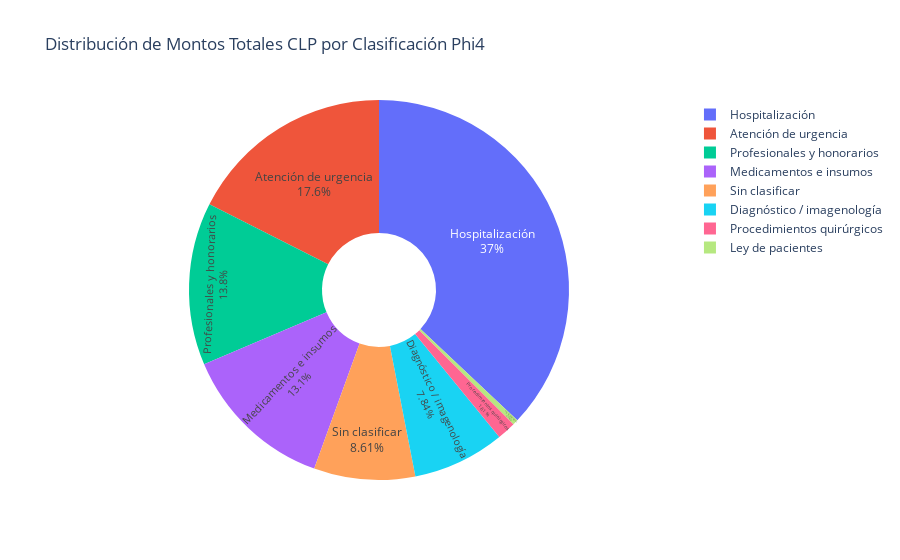

The notebook cell saved with this chart:
### Code cell
# Calculamos los montos totales en CLP por cada clasificación Phi4
montos_por_clasificacion = df_clin_hosp.groupby('Clasificacion_Phi4')['total_clp'].sum()

# Creamos el gráfico de torta interactivo para los montos totales
fig_montos = px.pie(
    values=montos_por_clasificacion.values, 
    names=montos_por_clasificacion.index, 
    title='Distribución de Montos Totales CLP por Clasificación Phi4',
    hole=0.3
)

# Personalizamos el diseño del gráfico
fig_montos.update_traces(textposition='inside', textinfo='percent+label')
fig_montos.update_layout(showlegend=True)

# Mostramos el gráfico
fig_montos.show()

### Figure 1 — Plotly figure (JSON) as saved in the notebook; plotly's stock layout.template omitted (floating-point values rounded to 4 significant figures)
{"data": [{"domain": {"x": [0, 1], "y": [0, 1]}, "hole": 0.3, "hovertemplate": "label=%{label}<br>value=%{value}<extra></extra>", "labels": ["Atención de urgencia", "Diagnóstico / imagenología", "Hospitalización", "Ley de pacientes", "Medicamentos e insumos", "Procedimientos quirúrgicos", "Profesionales y honorarios", "Sin clasificar"], "legendgroup": "", "name": "", "showlegend": true, "textinfo": "percent+label", "textposition": "inside", "type": "pie", "values": [1004000000.0, 448466107, 2117395474, 26181300, 747361157, 91828848, 791467726, 492246904]}], "layout": {"legend": {"tracegroupgap": 0}, "showlegend": true, "title": {"text": "Distribución de Montos Totales CLP por Clasificación Phi4"}}}
